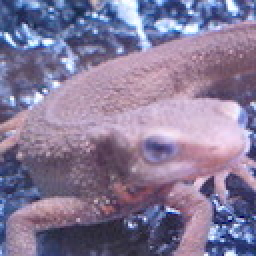
//> input picture q30/imori.jpg, 128 x 128 px (shown 2 times larger)
$ ./29q   (built with g++ and OpenCV 4)
//> lines starting //> are read from the running program, lines starting //| are printed output that depends on the picture
//> further down, img is the input picture: 128 rows x 128 cols, CV_8UC3; mean B, G, R 152.8, 121.8, 134.1
#include <iostream>
#include <opencv2/opencv.hpp>
#include <sys/time.h>
#include <cmath>


cv::Mat affine(cv::Mat &src, double a, double b, double c, double d, double tx, double ty)
{
//> called with a = 1.3, b = 0, c = 0, d = 0.8, tx = 30, ty = -30
    //affine_kernel
    //double kernel[3][3] = {
    //    {a, b, tx},
    //    {c, d, ty},
    //    {0, 0, 1}
    //};

    int resize_y = (int)(d * src.rows);//1.3
//> resize_y = 102
    int resize_x = (int)(a * src.cols);//0.8
//> resize_x = 166
    int src_y, src_x;

    cv::Mat dst = cv::Mat::zeros(resize_y, resize_x, CV_8UC3);

    double det = a*d - b*c;

    for(int y = 0; y < resize_y; y++){
        for(int x = 0; x < resize_x; x++){
            for(int ch = 0; ch < src.channels(); ch++){
                //元画像の画素を取得してそれをdstに適用する
                src_x = (int)((d * x - b * y) /det - tx);
                src_y = (int)((-c * x + a * y) /det - ty);

                if ((src_x < 0) || (src.cols <= src_x) || (src_y < 0) || ( src.rows <= src_y)){
                    dst.at<cv::Vec3b>(y, x)[ch] = 255;//範囲外を白く．
                    continue;
                }
                dst.at<cv::Vec3b>(y, x)[ch] = src.at<cv::Vec3b>(src_y, src_x)[ch];
            }
        }
    }
//> this loop made 102 passes
//> src_y on passes 1 to 12: 30, 31, 32, 33, 35, 36, 37, 38, 40, 41, 42, 43
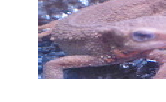
//> dst: 102 rows x 166 cols, CV_8UC3; mean B, G, R 189.4, 173.6, 184.4
//> after the loop, src_x = 96; src_y = 156
    return dst;
}

int main(void)
{
    cv::Mat img = cv::imread("imori.jpg");
    //cv::Mat dst = cv::Mat::zeros(img.rows, img.cols, CV_8UC3);
    cv::imshow("sample", img);
    cv::waitKey(0);

    struct timeval t1, t2;
    gettimeofday(&t1, NULL);
    cv::Mat dst = affine(img, 1.3, 0, 0, 0.8, 30, -30);
    gettimeofday(&t2, NULL);

    double t = (double)(t2.tv_sec - t1.tv_sec) + (double)(t2.tv_usec - t1.tv_usec)/1000000;
    printf("Time : %lf [sec]\n", t);

    cv::imshow("sample", dst);
    cv::waitKey(0);
    cv::destroyAllWindows();
    cv::imwrite("./img/29q_ans2.jpg", dst);

    return 0;
}
